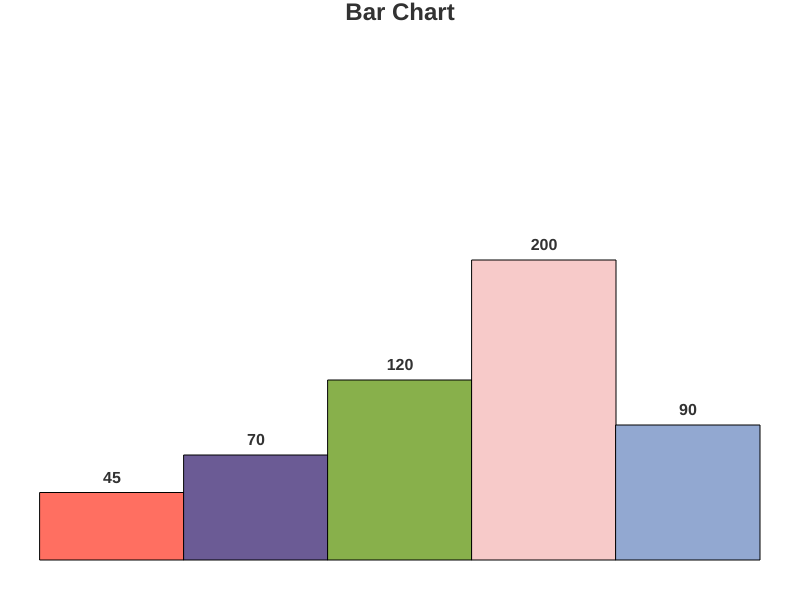
Frame 1 (no input)
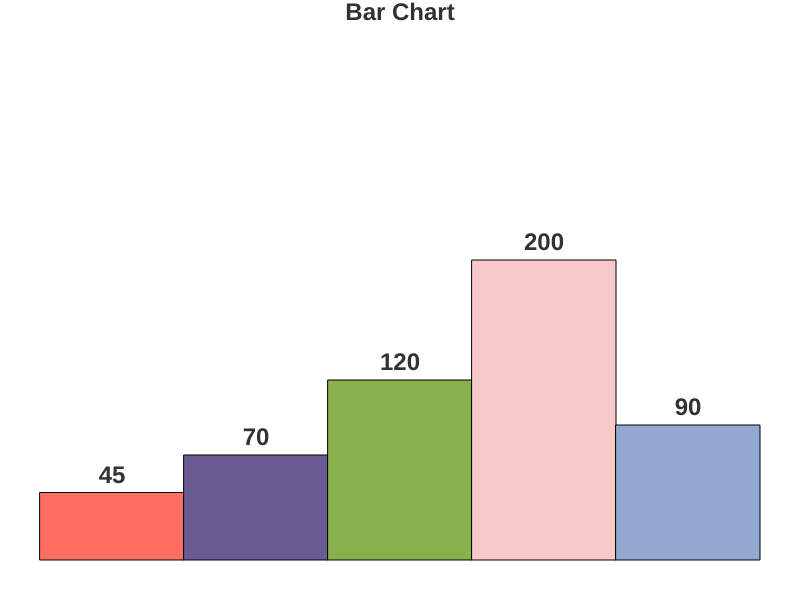
Frame 60 (no input)
Frame 120 (the mouse pressed at the canvas centre since frame 60): identical to frame 60, image omitted

The p5.js sketch that drew these frames (run headless with seeded random() and noise() and a simulated clock; from frame 60 on, the mouse is pressed at the canvas centre):

// p5.js sketch
// ── sketch.js
let data = [45, 70, 120, 200, 90]; // Sample data values
let colors = ['#FF6F61', '#6B5B95', '#88B04B', '#F7CAC9', '#92A8D1']; // Colors for bars
let barWidth;
let maxData;
let barHeight = 300;
let padding = 40;

function setup() {
  createCanvas(800, 600);
  
  // Calculate maximum data value
  maxData = max(data);
  
  // Calculate bar width
  barWidth = (width - 2 * padding) / data.length;
  
  // Set text properties
  textSize(16);
  textAlign(CENTER);
  textStyle(BOLD);
  fill(50);
}

function draw() {
  background(255);
  
  // Draw bars
  for (let i = 0; i < data.length; i++) {
    // Map data value to bar height
    let h = map(data[i], 0, maxData, 0, barHeight);
    
    // Calculate position of each bar
    let x = padding + i * barWidth;
    let y = height - padding - h;
    
    // Draw bar
    fill(colors[i % colors.length]);
    rect(x, y, barWidth, h);
    
    // Display data value on top of the bar
    fill(50);
    text(data[i], x + barWidth / 2, y - 10);
  }
  
  // Display title
  textSize(24);
  text("Bar Chart", width / 2, padding / 2);
}

function mousePressed() {
  // Check if mouse is over any bar
  for (let i = 0; i < data.length; i++) {
    let x = padding + i * barWidth;
    let y = height - padding - map(data[i], 0, maxData, 0, barHeight);
    if (mouseX > x && mouseX < x + barWidth && mouseY > y && mouseY < height - padding) {
      // Randomize data value of the selected bar
      data[i] = random(20, 300);
    }
  }
}
